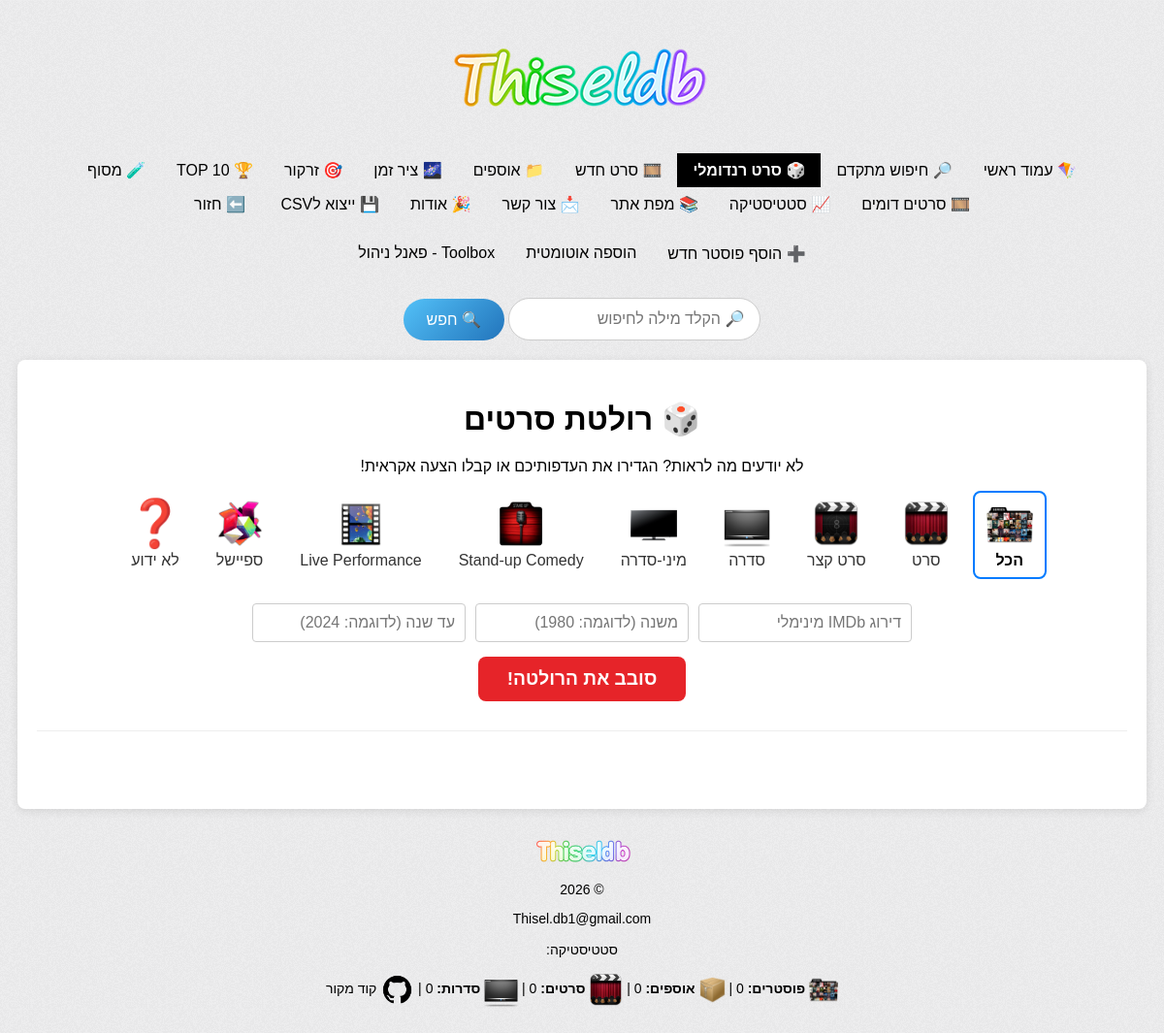
Page /random.php on the committed database.
### tables this page shows
CREATE TABLE `poster_types` (
  `id` int(11) NOT NULL,
  `code` varchar(255) NOT NULL DEFAULT '',
  `label_he` varchar(255) NOT NULL DEFAULT '',
  `label_en` varchar(255) NOT NULL DEFAULT '',
  `icon` varchar(255) NOT NULL DEFAULT '',
  `description` text NOT NULL,
  `sort_order` int(11) DEFAULT 0,
  `image` varchar(255) NOT NULL DEFAULT ''
);

### random.php (the view, shortened to what this page needs)
<?php
include 'header.php';
require_once 'server.php';
$types_list = [];
$types_result = $conn->query("SELECT id, label_he, icon, image FROM poster_types ORDER BY sort_order ASC");
if ($types_result->num_rows > 0) {
    while($row = $types_result->fetch_assoc()) {
        $types_list[] = $row;
    }
}
?>
<!DOCTYPE html>
<html lang="he" dir="rtl">
<head>
</head>
<body>
<div class="roulette-container">
    <h1>🎲 רולטת סרטים</h1>
    <p>לא יודעים מה לראות? הגדירו את העדפותיכם או קבלו הצעה אקראית!</p>
    <form action="random.php" method="GET" class="filter-form">
        <div class="type-buttons">
            <button type="button" class="type-btn <?= (!isset($_GET['type_id']) || empty($_GET['type_id'])) ? 'active' : '' ?>" data-type-id="">
                <div class="icon"><img src="images/types/posters.png" alt="">
                </div>
                <span>הכל</span>
            </button>
            <?php foreach ($types_list as $type): ?>
                <button type="button"
                        class="type-btn <?= (isset($_GET['type_id']) && $_GET['type_id'] == $type['id']) ? 'active' : '' ?>"
                        data-type-id="<?= $type['id'] ?>">
                    <?php if (!empty($type['image'])): ?>
                        <img src="images/types/<?= htmlspecialchars($type['image']) ?>" alt="<?= htmlspecialchars($type['label_he']) ?>">
                    <?php else: ?>
                        <div class="icon"><?= htmlspecialchars($type['icon']) ?></div>
                    <?php endif; ?>
                    <span><?= htmlspecialchars($type['label_he']) ?></span>
                </button>
            <?php endforeach; ?>
        </div>
        <div class="filter-row">
            <input type="number" name="min_rating" step="0.1" min="1" max="10" placeholder="דירוג IMDb מינימלי" value="<?= htmlspecialchars($_GET['min_rating'] ?? '') ?>">
            <input type="number" name="min_year" placeholder="משנה (לדוגמה: 1980)" value="<?= htmlspecialchars($_GET['min_year'] ?? '') ?>">
            <input type="number" name="max_year" placeholder="עד שנה (לדוגמה: 2024)" value="<?= htmlspecialchars($_GET['max_year'] ?? '') ?>">
        </div>
        <button type="submit" name="spin" class="spin-button">סובב את הרולטה!</button>
    </form>
    <div class="result-card">
    </div>
</div>
<?php include 'footer.php'; ?>
</body>
</html>

### style.css (style rules this page uses)
* { font-family: Arial; }
body { padding:10px !important; background-image: url("images/pattern.png") !important; font-family: Arial, sans-serif; }
.rtl { direction: rtl !important; }
.active { font-weight: bold; color: black !important; }
body { background-color:#EDEDEE !important }

### header.php (style rules this page uses)
html { box-sizing: border-box; }
*, *:before, *:after { box-sizing: inherit; }

### nav.php (style rules this page uses)
html { box-sizing: border-box; }
*, *:before, *:after { box-sizing: inherit; }
button, input, select, textarea, optgroup { font: inherit; margin: 0; }

### random.php (style rules this page uses)
body { text-align: center; }
.roulette-container { max-width: 1200px; margin: 20px auto; padding: 20px; background: #fff; border-radius: 8px; box-shadow: 0 2px 10px rgba(0,0,0,0.1); }
.filter-form { display: flex; flex-direction: column; align-items: center; gap: 15px; flex-wrap: wrap; margin-bottom: 30px; }
.filter-row { display: flex; gap: 10px; justify-content: center; width: 100%; }
.filter-form input, .filter-form select { padding: 10px; font-size: 1em; border: 1px solid #ccc; border-radius: 4px; }
.filter-form input[type="number"] { width: 220px; }
.type-buttons { display: flex; justify-content: center; flex-wrap: wrap; gap: 10px; margin-bottom: 10px; }
.type-btn { display: flex; flex-direction: column; align-items: center; justify-content: center; gap: 5px; padding: 8px 12px; font-size: 1em; border: 2px solid transparent; border-radius: 8px; background-color: transparent; color: #333; cursor: pointer; transition: border-color 0.2s, transform 0.2s; }
.type-btn.active { border-color: #007bff; color: #e62429; }
.type-btn img { width: 48px; height: 48px; object-fit: contain; }
.type-btn .icon { font-size: 48px; width: 48px; height: 48px; line-height: 48px; display: flex; align-items: center; justify-content: center; }
.spin-button { padding: 12px 30px; font-size: 1.2em; font-weight: bold; background-color: #e62429; color: white; border: none; border-radius: 8px; cursor: pointer; transition: transform 0.2s; }
.result-card, .random-trailer-section { margin: 30px auto; border-top: 1px solid #eee; padding-top: 30px; }

### rows in the picture
poster_types: image (picture), label_he "סרט"
poster_types: image (picture), label_he "סרט קצר"
poster_types: image (picture), label_he "סדרה"
poster_types: image (picture), label_he "מיני-סדרה"
poster_types: image (picture), label_he "Stand-up Comedy"
poster_types: image (picture), label_he "Live Performance"
poster_types: image (picture), label_he "ספיישל"
poster_types: icon "❓", label_he "לא ידוע"

### other values in the picture
$label "🪁 עמוד ראשי"
$label "🔎 חיפוש מתקדם"
$label "🎲 סרט רנדומלי"
$label "🎞️ סרט חדש"
$label "📁 אוספים"
$label "🌌 ציר זמן"
$label "🎯 זרקור"
$label "🏆 TOP 10"
$label "🧪 מסוף"
$label "🎞️ סרטים דומים"
$label "📈 סטטיסטיקה"
$label "📚 מפת אתר"
$label "📩 צור קשר"
$label "🎉 אודות"
$label "💾 ייצוא לCSV"
